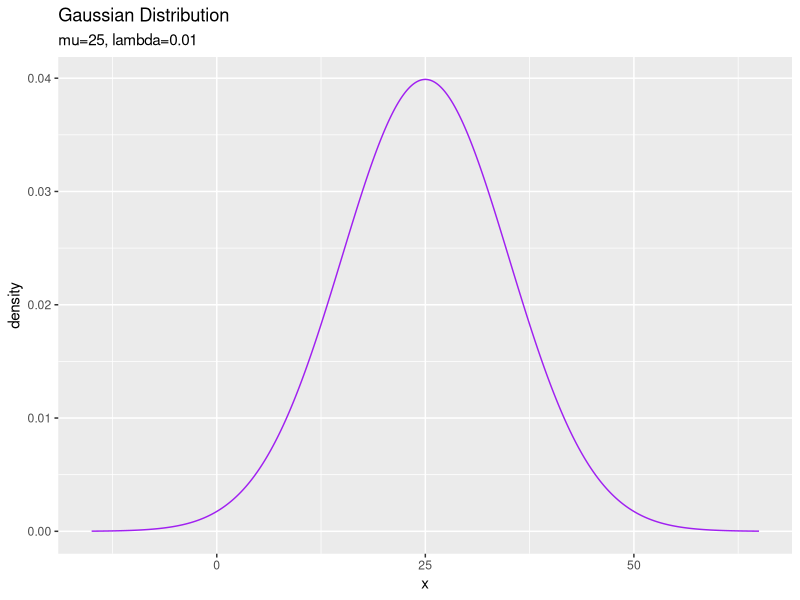
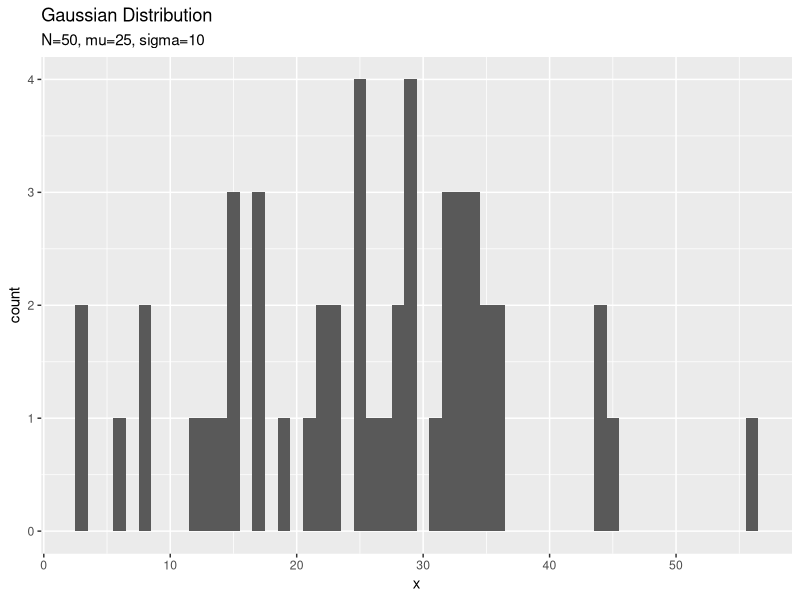
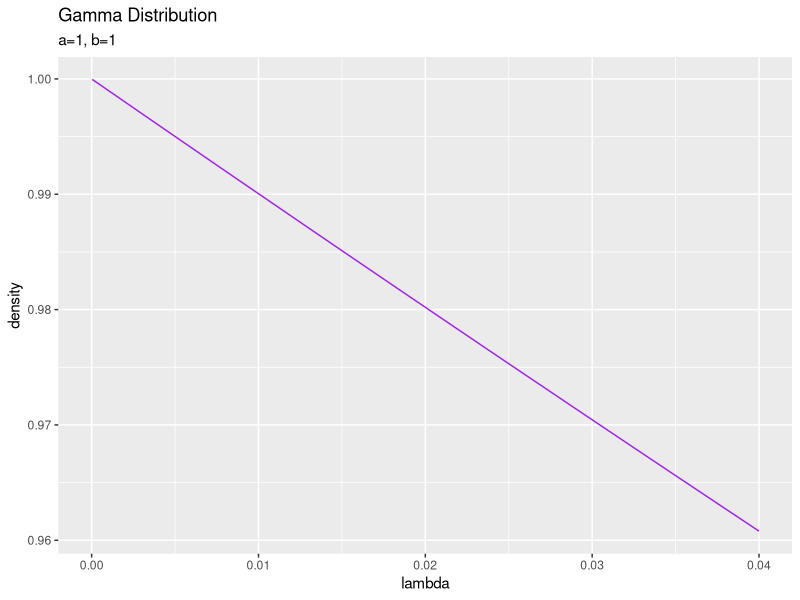
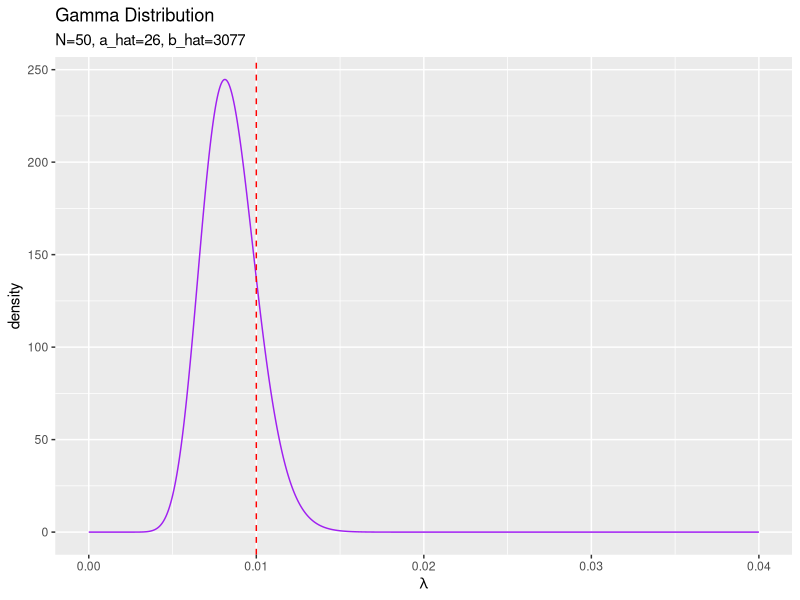
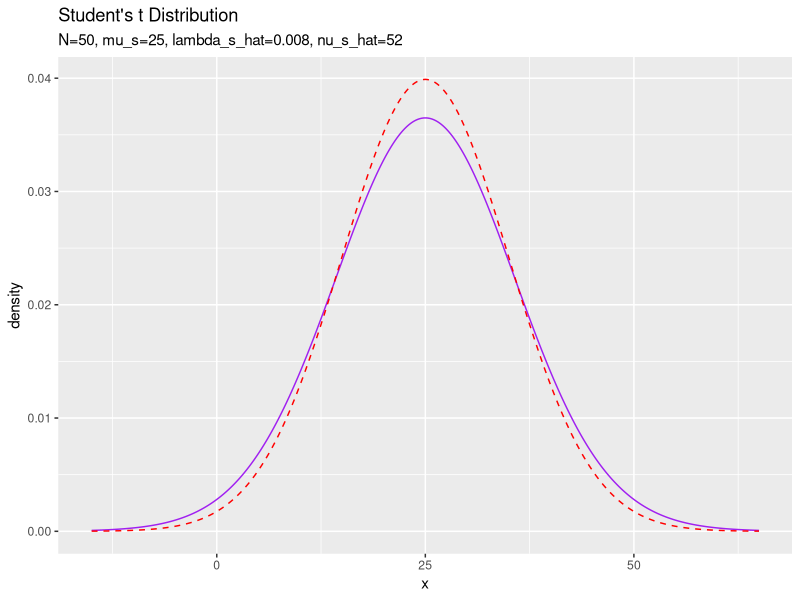
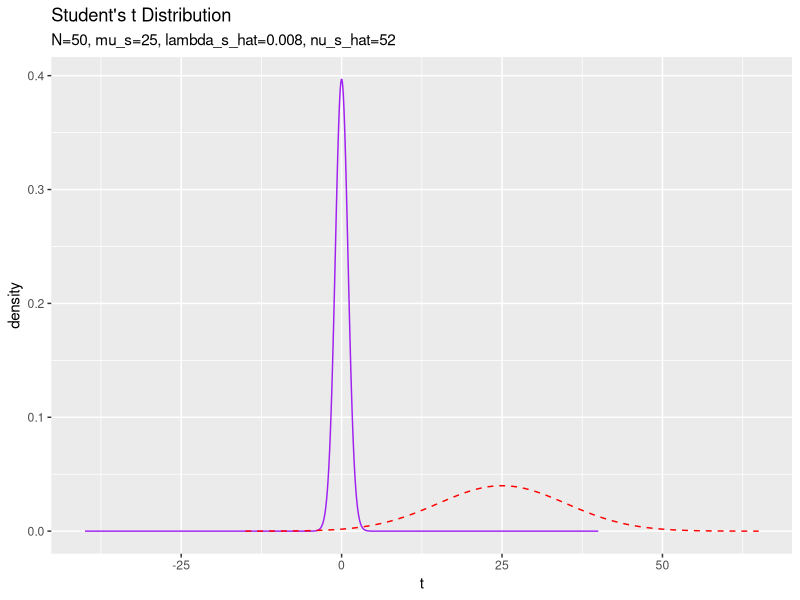

Write R code to recreate these figures, in order.

# 3.3.2 1次元ガウス分布の学習と予測：精度が未知の場合 ------------------------------------------------------------------

# 3.3.2項で利用するパッケージ
library(tidyverse)


### 尤度(ガウス分布)の設定 -----

# 真のパラメータを指定
mu <- 25
lambda_truth <- 0.01
print(sqrt(1 / lambda_truth)) # 標準偏差

# 作図用のxの値を設定
x_line <- seq(
  mu - 4 * sqrt(1 / lambda_truth), 
  mu + 4 * sqrt(1 / lambda_truth), 
  length.out = 1000
)

# 尤度を計算:式(2.64)
model_df <- tibble(
  x = x_line, # x軸の値
  ln_C_N = - 0.5 * (log(2 * pi) - log(lambda_truth)), # 正規化項(対数)
  density = exp(ln_C_N - 0.5 * lambda_truth * (x - mu)^2) # 確率密度
  #C_N = 1 / sqrt(2 * pi / lambda_truth), # 正規化項
  #density = C_N * exp(- 0.5 * lambda_truth * (x - mu)^2) # 確率密度
  #density = dnorm(x, mean = mu, sd = sqrt(1 / lambda_truth)) # 確率密度
)

# 尤度を作図
ggplot(model_df, aes(x = x, y = density)) + 
  geom_line(color = "purple") + # 尤度
  labs(title = "Gaussian Distribution", 
       subtitle = paste0("mu=", round(mu, 2), ", lambda=",lambda_truth))


### 観測データの生成 -----

# (観測)データ数を指定
N <- 50

# ガウス分布に従うデータを生成
x_n <- rnorm(n = N, mean = mu, sd = sqrt(1 / lambda_truth))

# 観測データを確認
summary(x_n)

# 観測データのヒストグラムを作図
tibble(x = x_n) %>% 
  ggplot(aes(x = x)) + 
  geom_histogram(binwidth = 1) + # 観測データ
  labs(title = "Gaussian Distribution", 
       subtitle = paste0("N=", N, ", mu=", mu, ", sigma=", round(sqrt(1 / lambda_truth), 1)))


### 事前分布(ガンマ分布)の設定 -----

# lambdaの事前分布のパラメータを指定
a <- 1
b <- 1

# 作図用のlambdaの値を設定
lambda_line <- seq(0, 4 * lambda_truth, length.out = 1000)

# lambdaの事前分布を計算:式(2.56)
prior_df <- tibble(
  lambda = lambda_line, # x軸の値
  ln_C_Gam = a * log(b) - lgamma(a), # 正規化項(対数)
  density = exp(ln_C_Gam + (a - 1) * log(lambda) - b * lambda) # 確率密度
  #density = dgamma(x = lambda, shape = a, rate = b) # 確率密度
)

# lambdaの事前分布を作図
ggplot(prior_df, aes(x = lambda, y = density)) + 
  geom_line(color = "purple") + # lambdaの事前分布
  labs(title = "Gamma Distribution", 
       subtitle = paste0("a=", a, ", b=", b))


### 事後分布(ガンマ分布)の計算 -----

# lambdaの事後分布のパラメータを計算:式(3.69)
a_hat <- 0.5 * N + a
b_hat <- 0.5 * sum((x_n - mu)^2) + b

# lambdaの事後分布を計算:式(2.56)
posterior_df <- tibble(
  lambda = lambda_line, # x軸の値
  ln_C_Gam = a_hat * log(b_hat) - lgamma(a_hat), # 正規化項(対数)
  density = exp(ln_C_Gam + (a_hat - 1) * log(lambda) - b_hat * lambda) # 確率密度
  #density = dgamma(x = lambda, shape = a_hat, rate = b_hat) # 確率密度
)

# lambdaの事後分布を作図
ggplot(posterior_df, aes(x = lambda, y = density)) + 
  geom_line(color = "purple") + # lambdaの事後分布
  geom_vline(aes(xintercept = lambda_truth), 
             color = "red", linetype = "dashed") + # 真のlambda
  labs(title = "Gamma Distribution", 
       subtitle = paste0("N=", N, ", a_hat=", a_hat, ", b_hat=", round(b_hat, 1)), 
       x = expression(lambda))


### 予測分布(スチューデントのt分布)の計算 -----

# 予測分布のパラメータを計算:式(3.79)
mu_s <- mu
lambda_s_hat <- a_hat / b_hat
nu_s_hat <- 2 * a_hat
#lambda_s_hat <- (N + 2 * a) / (sum((x_n - mu)^2) + 2 * b)
#nu_s_hat <- N + 2 * a

# 予測分布を計算:式(3.76)
predict_df <- tibble(
  x = x_line, # x軸の値
  ln_C_St = lgamma(0.5 * (nu_s_hat + 1)) - lgamma(0.5 * nu_s_hat), # 正規化項(対数)
  ln_term1 = 0.5 * log(lambda_s_hat / pi / nu_s_hat), 
  ln_term2 = - 0.5 * (nu_s_hat + 1) * log(1 + lambda_s_hat / nu_s_hat * (x - mu_s)^2), 
  density = exp(ln_C_St + ln_term1 + ln_term2) # 確率密度
)

# 予測分布を作図
ggplot() + 
  geom_line(data = predict_df, aes(x = x, y = density), 
            color = "purple") + # 予測分布
  geom_line(data = model_df, aes(x = x, y = density), 
            color = "red", linetype = "dashed") + # 真の分布
  labs(title = "Student's t Distribution", 
       subtitle = paste0("N=", N, ", mu_s=", mu_s, 
                         ", lambda_s_hat=", round(lambda_s_hat, 3), 
                         ", nu_s_hat=", nu_s_hat))


# try ---------------------------------------------------------------

# 予測分布を作図
tibble(
  x = x_line, # x軸の値
  t = x - mu_s, # 中心をズラす
  density = dt(t, df = nu_s_hat) # 確率密度
) %>% 
  ggplot(data = ., aes(x = t, y = density)) + 
  geom_line(color = "purple") + # 予測分布
  geom_line(data = model_df, aes(x = x, y = density), 
            color = "red", linetype = "dashed") + # 真の分布
  labs(title = "Student's t Distribution", 
       subtitle = paste0("N=", N, ", mu_s=", mu_s, 
                         ", lambda_s_hat=", round(lambda_s_hat, 3), 
                         ", nu_s_hat=", nu_s_hat))

warnings()

# ・アニメーション ---------------------------------------------------------------

# 利用するパッケージ
library(tidyverse)
library(gganimate)


### 推論処理 -----

# 真のパラメータを指定
mu <- 25
lambda_truth <- 0.01

# lambdaの事前分布のパラメータを指定
a <- 1
b <- 1


# 作図用のlambdaの値を設定
lambda_line <- seq(0, 4 * lambda_truth, length.out = 1000)

# lambdaの事前分布(ガンマ分布)を計算:式(2.56)
posterior_df <- tibble(
  lambda = lambda_line, # x軸の値
  density = dgamma(x = lambda, shape = a, rate = b), # 確率密度
  label = as.factor(paste0("N=", 0, ", a=", a, ", b=", round(b, 1))) # パラメータ
)


# 初期値による予測分布のパラメータを計算:式(3.79)
mu_s <- mu
lambda_s <- a / b
nu_s <- 2 * a

# 作図用のxの値を設定
x_line <- seq(
  mu - 4 * sqrt(1 / lambda_truth), 
  mu + 4 * sqrt(1 / lambda_truth), 
  length.out = 1000
)

# 初期値による予測分布(スチューデントのt分布)を計算:式(3.76)
predict_df <- tibble(
  x = x_line, # x軸の値
  ln_C_St = lgamma(0.5 * (nu_s + 1)) - lgamma(0.5 * nu_s), # 正規化項(対数)
  ln_term1 = 0.5 * log(lambda_s / pi / nu_s), 
  ln_term2 = - 0.5 * (nu_s + 1) * log(1 + lambda_s / nu_s * (x - mu_s)^2), 
  density = exp(ln_C_St + ln_term1 + ln_term2), # 確率密度
  label = as.factor(
    paste0("N=", 0, ", mu_s=", mu_s, ", lambda_s=", round(lambda_s, 3), ", nu_s", nu_s)
  ) # パラメータ
)


# データ数(試行回数)を指定
N <- 100

# 観測データの受け皿を初期化
x_n <- rep(0, N)

# ベイズ推論
for(n in 1:N){
  
  # ガウス分布に従うデータを生成
  x_n[n] <- rnorm(n = 1, mean = mu, sd = sqrt(1 / lambda_truth))
  
  # lambdaの事後分布のパラメータを更新:式(3.69)
  a <- 1 / 2 + a
  b <- 0.5 * (x_n[n] - mu)^2 + b
  
  # lambdaの事後分布(ガンマ分布)を計算:式(2.56)
  tmp_posterior_df <- tibble(
    lambda = lambda_line, # x軸の値
    density = dgamma(x = lambda, shape = a, rate = b), # 確率密度
    label = as.factor(paste0("N=", n, ", a_hat=", a, ", b_hat=", round(b, 1))) # パラメータ
  )
  
  # 予測分布のパラメータを更新:式(3.79)
  mu_s <- mu
  lambda_s <- a / b
  nu_s <- 2 * a
  
  # 予測分布(スチューデントのt分布)を計算:式(3.76)
  tmp_predict_df <- tibble(
    x = x_line, # x軸の値
    ln_C_St = lgamma(0.5 * (nu_s + 1)) - lgamma(0.5 * nu_s), # 正規化項(対数)
    ln_term1 = 0.5 * log(lambda_s / pi / nu_s), 
    ln_term2 = - 0.5 * (nu_s + 1) * log(1 + lambda_s / nu_s * (x - mu_s)^2), 
    density = exp(ln_C_St + ln_term1 + ln_term2), # 確率密度
    label = as.factor(
      paste0("N=", n, ", mu_s=", mu_s, ", lambda_s_hat=", round(lambda_s, 3), ", nu_s_hat=", nu_s)
    ) # パラメータ
  )
  
  # 推論結果を結合
  posterior_df <- rbind(posterior_df, tmp_posterior_df)
  predict_df <- rbind(predict_df, tmp_predict_df)
}

# 観測データを確認
summary(x_n)


### 作図処理 -----

# lambdaの事後分布を作図
posterior_graph <- ggplot(posterior_df, aes(x = lambda, y = density)) + 
  geom_line(color = "purple") + # lambdaの事後分布
  geom_vline(aes(xintercept = lambda_truth), 
             color = "red", linetype = "dashed") + # 真のlambda
  gganimate::transition_manual(label) + # フレーム
  labs(title = "Gamma Distribution", 
       subtitle = "{current_frame}", 
       x = expression(lambda))

# gif画像を出力
gganimate::animate(posterior_graph, nframes = N + 1, fps = 10)


# 尤度を計算:式(2.64)
model_df <- tibble(
  x = x_line, # x軸の値
  density = dnorm(x, mean = mu, sd = sqrt(1 / lambda_truth)) # 確率密度
)

# 予測分布を作図
predict_graph <- ggplot() + 
  geom_line(data = predict_df, aes(x = x, y = density), 
            color = "purple") + # 予測分布
  geom_line(data = model_df, aes(x = x, y = density), 
            color = "red", linetype = "dashed") + # 真の分布
  gganimate::transition_manual(label) + # フレーム
  labs(title = "Student's t Distribution", 
       subtitle = "{current_frame}")

# gif画像を出力
gganimate::animate(predict_graph, nframes = N + 1, fps = 10)
